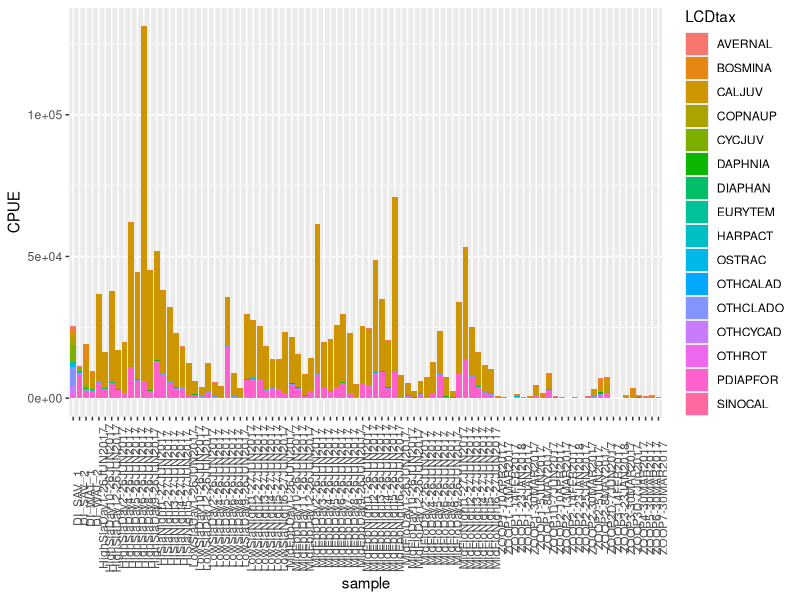
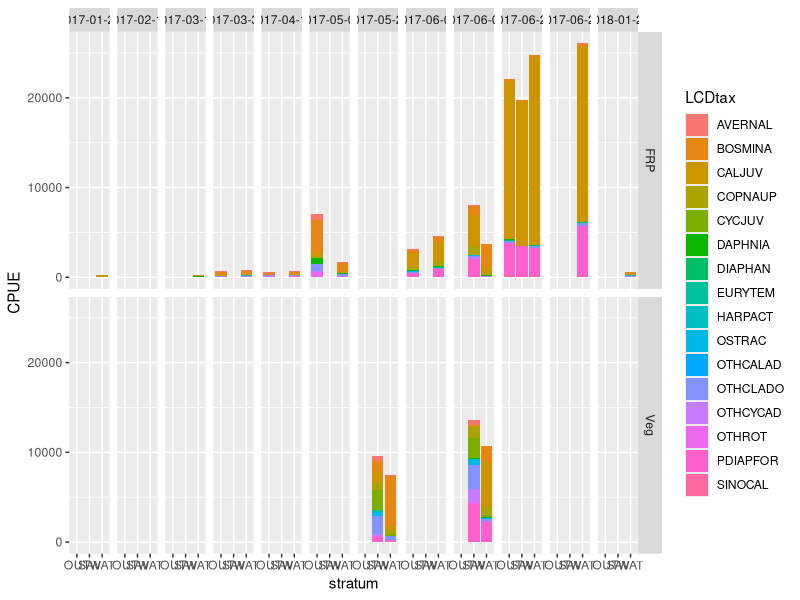

Recreate these plots in R, in order.

#Get the FRP data and Louise's data to talk to each other
library(lubridate)
library(ggplot2)
library(dplyr)
library(vegan)
library(reshape2)
library(readxl)

#First look at EMP's pump samples to see what the difference between 150 microns
#and 50 microns will be.

# Load up the EMP samples
EMPpump <- read.csv("EMPpump.csv")
EMPpump$Date = mdy_hm(EMPpump$Date)
EMPpump$SizeFrac = as.factor(EMPpump$SizeFrac)


#make a unique code for each sample
EMPpump$sampleID = paste(EMPpump$SurveyCode, EMPpump$Station)
#need to drop any samples that only have one size fraction
EMPpump1 = group_by(EMPpump, sampleID, SizeFrac) %>% summarise(totCPUE = sum(CPUE))
foo = group_by(EMPpump1, sampleID) %>% summarise(frac = sum(as.numeric(SizeFrac)))
EMPpump = merge(EMPpump, foo)
EMPpump = filter(EMPpump, frac == 3)

#filter the data so I just have the stations near Decker, since Louise and I want to compare Decker Island
#Note: I could filter this to just do station 64, which is the one next to Decker, but I want to increase the replication

EMPpump = filter(EMPpump, Station =="NZ060" |Station =="NZ064"| Station =="NZ086"| 
                   Station =="NZD16"|  Station =="NZ074" )

###############################################################################################
#now let's see what I need to do to get people's data to talk to each other

#see what critters EMP gets:
EMPtax = group_by(EMPpump, taxon) %>% summarize(meanCPUE = mean(CPUE))
#write.csv(EMPtax, "EMPtax.csv")

#see what critters Louise got:
zoop_veg <- read.csv("zoop_veg.csv")
zoop_veg$date = as.Date(zoop_veg$date, format = "%m/%d/%Y")
vegtax = group_by(zoop_veg, category, taxon, genus, stage) %>% summarize(tottax = sum(count))

#Huh. It looks like they don't ID rotifers, they don't ID copepodiids and nauplii that's a 
#comparibility problem, but we can work with it.

#Let's make a new column with taxa + life stage
vegtax$taxon2 = paste(vegtax$taxon, vegtax$stage)
#write.csv(vegtax, "vegtax.csv")

#I developed a crosswalk betwee the EMP species codes, FRP species codes, and Veg study codes:
library(readxl)
crosswalk <- read_excel("FRP_EMP_Veg crosswalk.xlsx")

# Unfortunately, there are a lot of taxa that are only on one of the three lists, and I don't know whether
# they don't occur in the other studies, or are not identified to the same level of resolution, so the
# column "LCDtax" is the lowest common denominator between the three lists. We'll have to use those
# ID's to make the comparison.

#first I'll make the column names line up
EMPpump = rename(EMPpump, EMP = taxon)

#now add the "LCDtax" classification
EMPpump1 = merge(EMPpump, distinct(crosswalk[,c(2,5)]), by = "EMP")

###########################################################################################
# I need the average % catch of each critter than occurs in the large
#size fraction. I could run a MANOVA to see if the difference is signicficant, but I 
#can just use the average proportion to make the adjustment.

#Note: some people (like Karen), don't like this idea. THey would rather 
#throw out any organism that isn't quantitativley sampled.

#Calculate the total CPUE for each taxa in each sample, and the proportion of the total
# in each size fraction:
EMPpump2 = group_by(EMPpump1, sampleID, LCDtax) %>% summarize(tot = sum(CPUE), 
                                                             fract1 = sum(CPUE[which(SizeFrac=="1")])/tot,
                                                             fract2 = sum(CPUE[which(SizeFrac=="2")])/tot)

#Take out anything that doesn't have an "LCDtax" entry. I think it's just the barnalce and crab larvae.
#we wouldn't expect many of them to be in freshwater anyway.
EMPpump2 = filter(EMPpump2, is.na(LCDtax)== F)

# Now take the average proportion in each size fraction

taxprops = group_by(EMPpump2, LCDtax) %>% summarize(frac1 = mean(fract1), frac2 = mean(fract2))
#it sorta hurts to see all that work turned into only 19 taxonomic categories. Sigh. We should
#really have that invertebrate summit where we compare lab methods.

#Add this proportion to my crosswalk
crosswalk2 = merge(crosswalk, taxprops)
write.csv(crosswalk2, "crosswalk2.csv")

###########################################################################################
#Louise's data contains both size fractions. If I multiply by her data by "frac2", that
#should give me the number of critters one would expect in the large size fraction.

#now I'll add the "LCDtax" to Louise's zooplankton data
zoop_veg$Veg = paste(zoop_veg$taxon, zoop_veg$stage)
zoop_veg2 = merge(zoop_veg, distinct(crosswalk2[,c(1,5,7)]), all.x = F)

#Now I'll adjust Louise's counts to see what they would have gotten in a 150ish micron mesh net!!!

zoop_veg2$bignet = zoop_veg2$indiv_per_ml * zoop_veg2$frac2

#Our data has CPUE in individuals per cubic meter, rather than per mL, so that's a quick fix:
zoop_veg2$CPUE = zoop_veg2$bignet * 1000000

########################################################################################
#OMG I"M GOING TO GRAPH THEM ALL TOGETHER!!!!

DeckVeg  = filter(zoop_veg2, island == "DI")
DeckVeg = DeckVeg[, c(2, 4, 5, 15,18)]
DeckVeg$Survey = "Veg"


FRPzoo <- read_excel("FRPzooforLouise.xlsx")
#make the data sets cooperate
FRPzoo = rename(FRPzoo, sample = ZSampleID, date = Date)
FRPDeck = FRPzoo[,c(1,2,4,8,9)]
FRPDeck$date = as.Date(FRPDeck$date)
FRPDeck$Survey = "FRP"

#Take out all the taxa that don't have a conversion factor associated with them
FRPDeck = filter(FRPDeck, LCDtax != "NA")

#put both data sets together
Deckzoo = rbind(FRPDeck, DeckVeg)

#make sure there is only one entry per "LCDtax" per sample
Deckzoo2 = group_by(Deckzoo, sample, stratum, date, LCDtax, Survey) %>% summarize(CPUE = sum(CPUE))

#Quick graph of all teh samples
g1 = ggplot(Deckzoo2, aes(x = sample, y = CPUE))
g1 + geom_bar(stat = "identity",aes(fill = LCDtax)) + 
  theme(axis.text.x = element_text(angle = 90))

#averages by stratum and date
#add zeros in first
Deckwide = dcast(Deckzoo, sample + stratum + date + Survey ~ LCDtax, value.var = "CPUE", sum)
Deck3 = melt(Deckwide, id.var = c("sample", "stratum" , "date", "Survey"), variable.name = "LCDtax", value.name = "CPUE")
Deckave = group_by(Deck3, stratum, date, LCDtax, Survey) %>% summarize(CPUE = mean(CPUE))

#graph again
g2 = ggplot(Deckave, aes(x = stratum, y = CPUE))
g2 + geom_bar(stat = "identity", aes(fill = LCDtax)) +
  facet_grid(Survey~as.factor(date))

